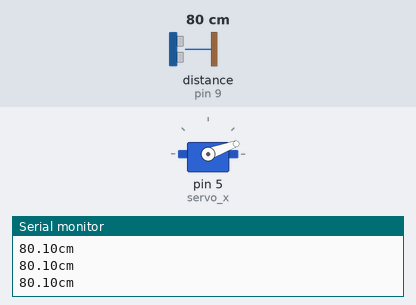
The sketch below on a simulated Arduino Uno, built with avr-gcc and run on an emulated ATmega328P. Parts: servo, the last lines printed to the serial monitor. Wiring (inferred from the names in the program): ultrasonic range finder: trigger pin 8; echo pin 9. Inputs (shaded band) come from the test bench; at power-on: distance to the obstacle (sensor on pin 9) 80 cm. The echo pulse lasts 58.3 µs per cm.

Above: at 1.3 s.
1.4 s: distance to the obstacle (sensor on pin 9) set to 23 cm
2.9 s: distance to the obstacle (sensor on pin 9) set to 18 cm
At 3.8 s:
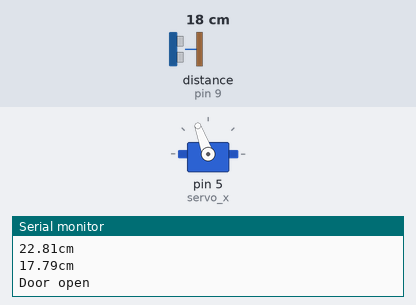
7.5 s: distance to the obstacle (sensor on pin 9) set to 35 cm
At 7.72 s:
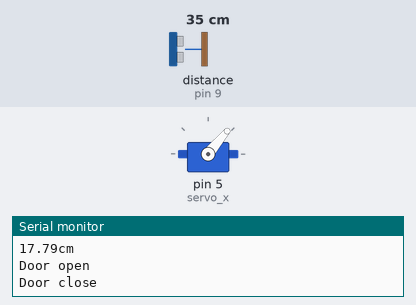
9.1 s: distance to the obstacle (sensor on pin 9) set to 2 cm
At 9.9 s:
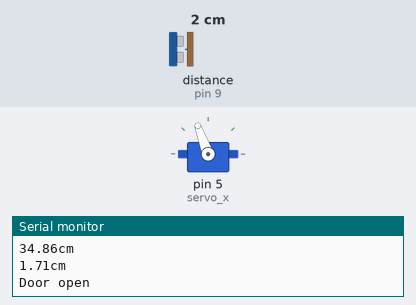
Timing chart, 0 to 11.7 s (numbered marks = the images above; inputs shaded):
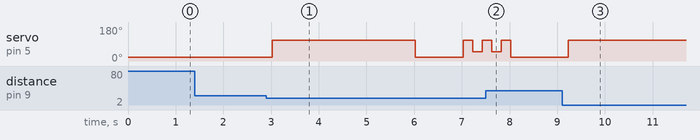

Measured:
- the behaviour switches between 21 and 20 cm on distance to the obstacle (sensor on pin 9) (found by bisection; images 0 and 1)
- after the input at 2.9 s, servo on pin 5 (servo_x): 20° → 110° after 0.13 s, → 20° 3.0 s later, → 110° 1.0 s later, → 50° 0.20 s later, … (5 changes in this stretch)
- after the input at 7.5 s, servo on pin 5 (servo_x): goes on until 8.0 s, then stays 20°
- after the input at 9.1 s, servo on pin 5 (servo_x): 20° → 110° after 0.13 s

The sketch:

smart_trashcan.ino
```cpp
#include<Servo.h>

int trig = 8;
int echo = 9;

Servo servo_x; //object

void setup() {
  // put your setup code here, to run once:
  Serial.begin(9600);
  pinMode(trig, OUTPUT);
  pinMode(echo, INPUT);
  servo_x.attach(5);
  servo_x.write(20);
}

void loop() {
  digitalWrite(trig, LOW);
  digitalWrite(echo, LOW);
  delayMicroseconds(2);
  digitalWrite(trig, HIGH);
  delayMicroseconds(10);
  digitalWrite(trig, LOW);

  unsigned long duration = pulseIn(echo, HIGH);
  float distance = duration / 29.0 / 2.0;

  Serial.print(distance);
  Serial.println("cm");


  if(distance < 20) {
     Serial.println("Door open");
     servo_x.write(110);
     delay(3000);
     Serial.println("Door close");
     servo_x.write(20);
     delay(1000);
      hahaha();
  }

    delay(500);

}

void hahaha(){

     servo_x.write(110);
     delay(200);
     servo_x.write(50);
     delay(200);
     servo_x.write(110);
     delay(200);
     servo_x.write(50);
     delay(200);
     servo_x.write(110);
     delay(200);
     servo_x.write(20);
     delay(200);
}
```
